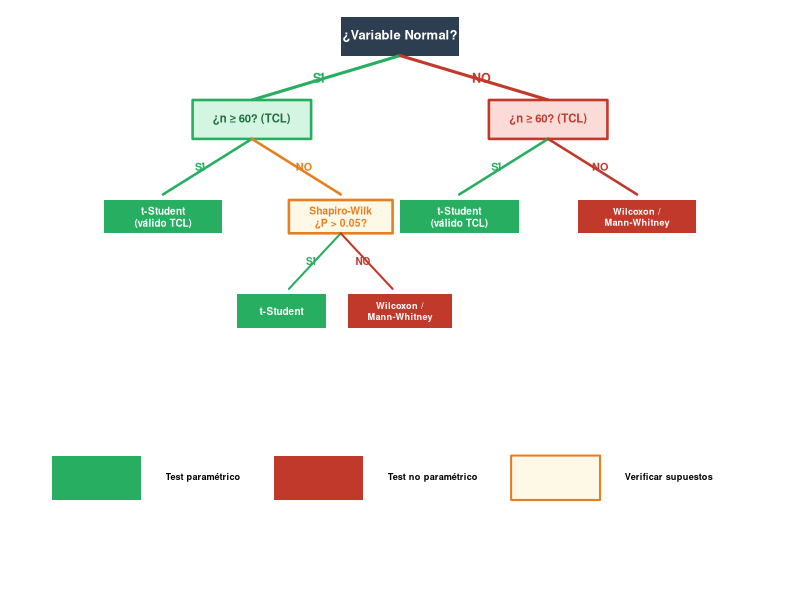
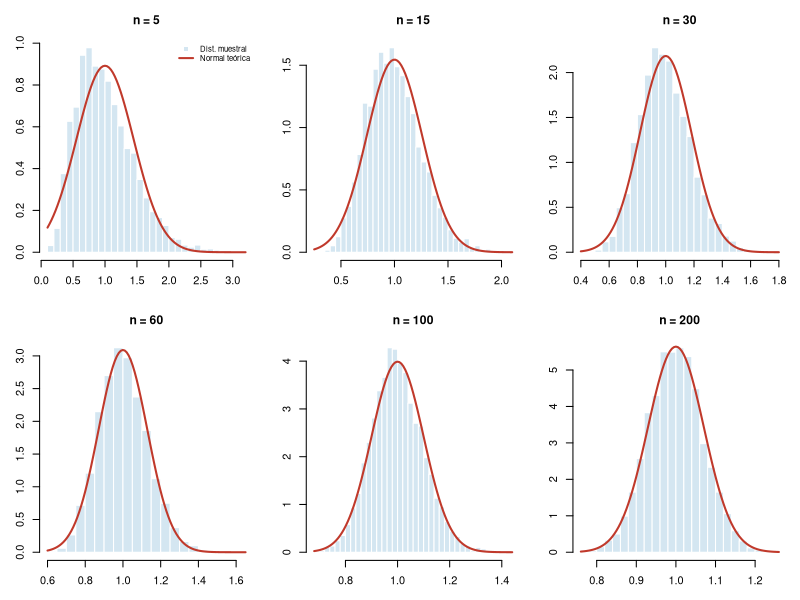
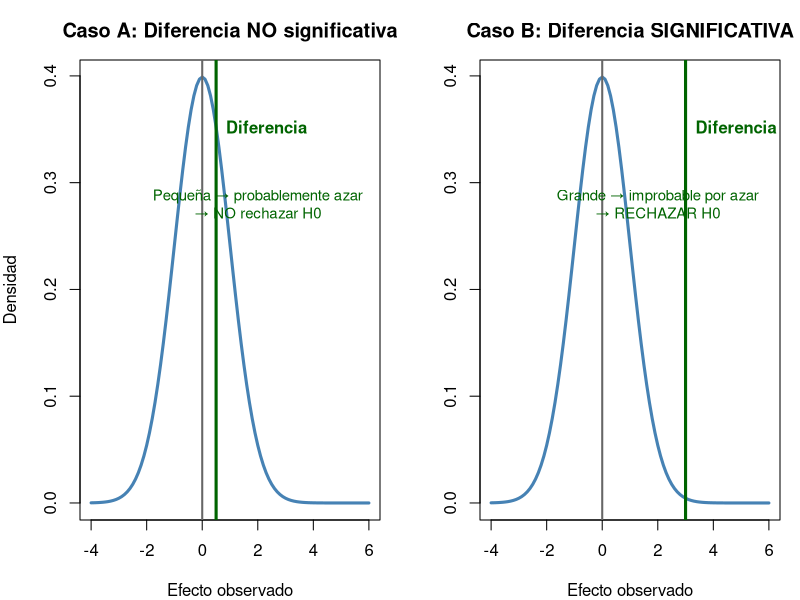
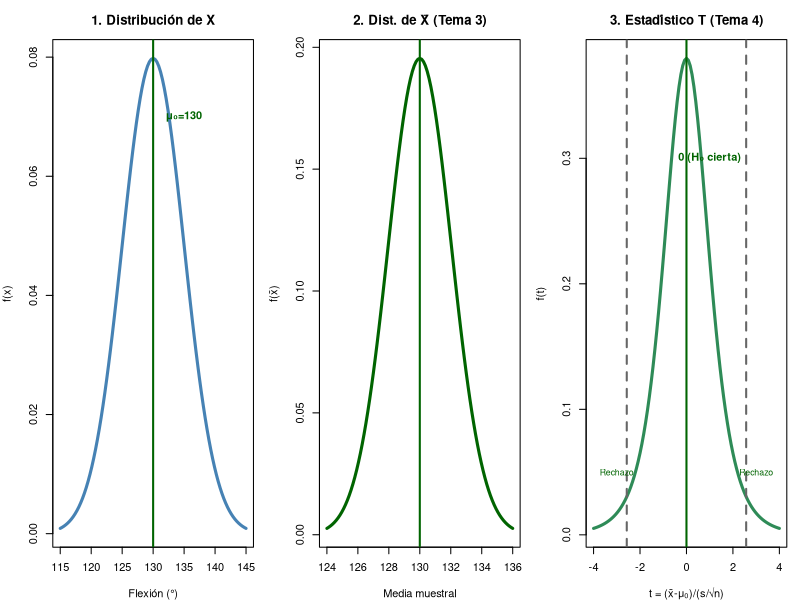
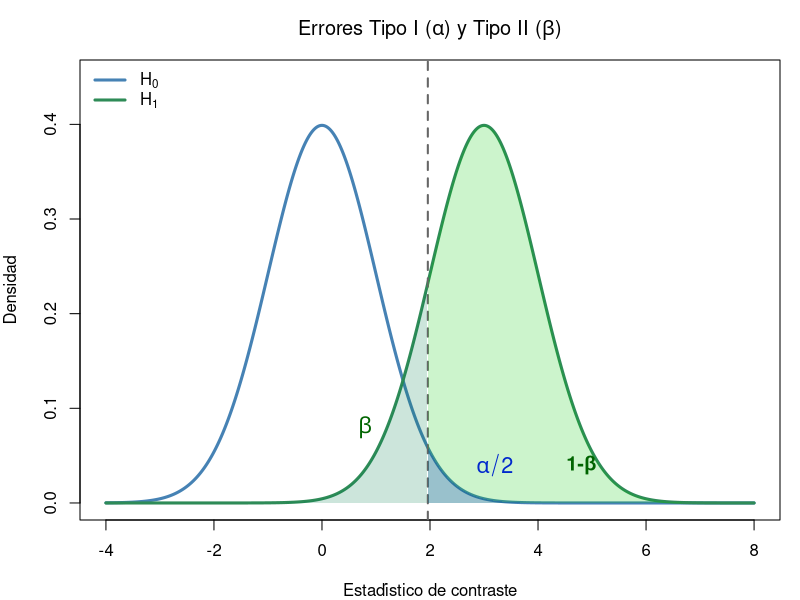
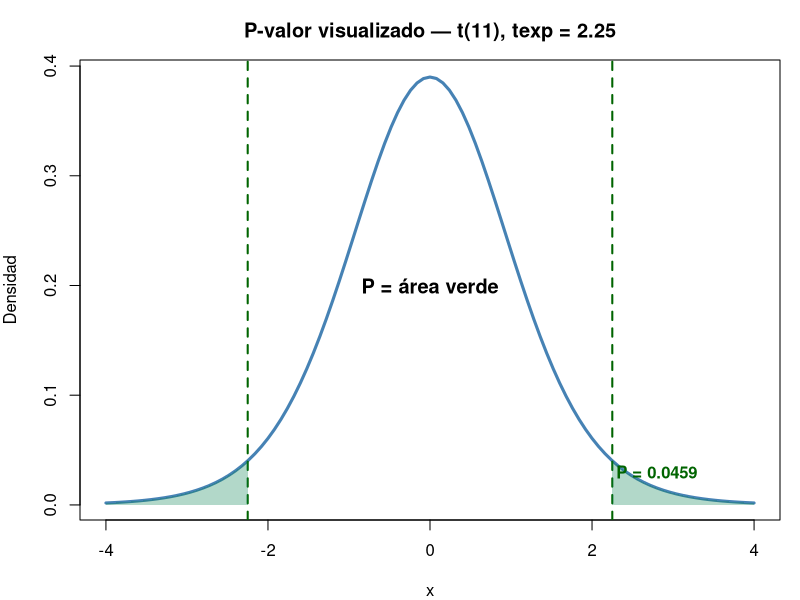
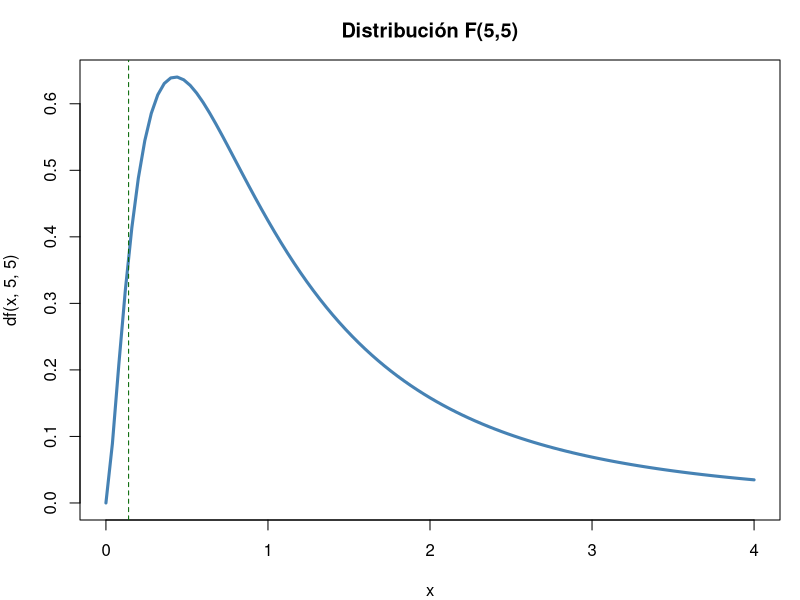
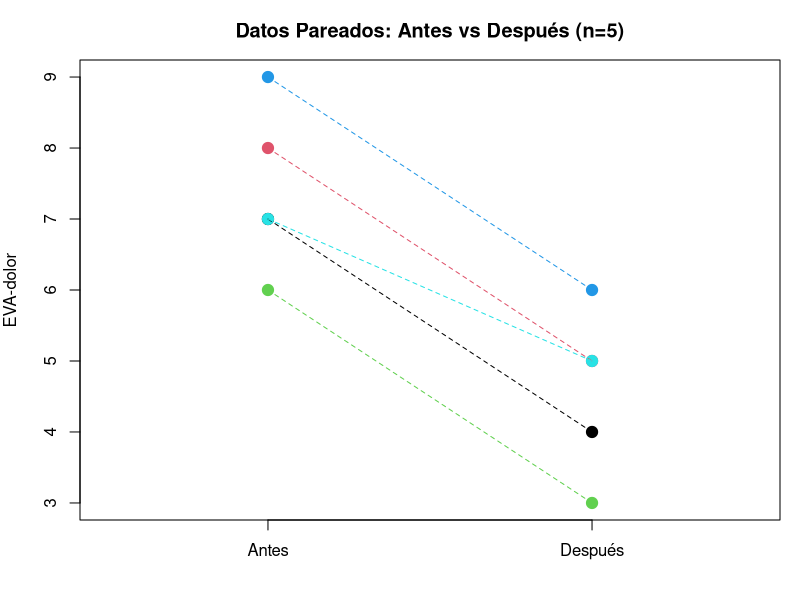

Reproduce these figures in R, in order.
## ---- chunk 1
#| fig-height: 5
#| fig-alt: "Árbol de decisión clínico para elegir el test estadístico adecuado. Empieza preguntando si la variable es Normal. Si es Normal, pregunta si n≥60. Si no es Normal, también pregunta si n≥60. Las ramas llevan a t-Student, Shapiro-Wilk o tests no paramétricos."
par(mar=c(0,0,0,0), bg=NA)
plot(NA, xlim=c(0,10), ylim=c(0,10), axes=F, xlab="", ylab="")

# ── Nodo raíz ──
rect(4.2, 9.4, 5.8, 10.1, col="#2c3e50", border=NA, lwd=0)
text(5, 9.75, "¿Variable Normal?", cex=0.78, font=2, col="white")

# Ramas principales con gradiente
segments(5, 9.4, 3, 8.6, lwd=3, col="#27ae60")
segments(5, 9.4, 7, 8.6, lwd=3, col="#c0392b")
text(3.9, 9.0, "SÍ", cex=0.75, font=2, col="#27ae60")
text(6.1, 9.0, "NO", cex=0.75, font=2, col="#c0392b")

# ── Rama SÍ ──
rect(2.2, 7.9, 3.8, 8.6, col="#d5f5e3", border="#27ae60", lwd=2.5)
text(3, 8.25, "¿n ≥ 60? (TCL)", cex=0.68, font=2, col="#1e6e3e")
segments(3, 7.9, 1.8, 6.9, lwd=2.5, col="#27ae60")
segments(3, 7.9, 4.2, 6.9, lwd=2.5, col="#e67e22")
text(2.3, 7.4, "SÍ", cex=0.65, font=2, col="#27ae60")
text(3.7, 7.4, "NO", cex=0.65, font=2, col="#e67e22")

# Hoja: t-Student (válido TCL)
rect(1.0, 6.2, 2.6, 6.8, col="#27ae60", border=NA)
text(1.8, 6.5, "t-Student\n(válido TCL)", cex=0.6, font=2, col="white")

# Nodo intermedio: Shapiro
rect(3.5, 6.2, 4.9, 6.8, col="#fef9e7", border="#e67e22", lwd=2.5)
text(4.2, 6.5, "Shapiro-Wilk\n¿P > 0.05?", cex=0.62, font=2, col="#e67e22")
segments(4.2, 6.2, 3.5, 5.2, lwd=2, col="#27ae60")
segments(4.2, 6.2, 4.9, 5.2, lwd=2, col="#c0392b")
text(3.8, 5.7, "SÍ", cex=0.6, font=2, col="#27ae60")
text(4.5, 5.7, "NO", cex=0.6, font=2, col="#c0392b")

# Hojas Shapiro
rect(2.8, 4.5, 4.0, 5.1, col="#27ae60", border=NA)
text(3.4, 4.8, "t-Student", cex=0.6, font=2, col="white")
rect(4.3, 4.5, 5.7, 5.1, col="#c0392b", border=NA)
text(5.0, 4.8, "Wilcoxon /\nMann-Whitney", cex=0.55, font=2, col="white")

# ── Rama NO ──
rect(6.2, 7.9, 7.8, 8.6, col="#fadbd8", border="#c0392b", lwd=2.5)
text(7, 8.25, "¿n ≥ 60? (TCL)", cex=0.68, font=2, col="#c0392b")
segments(7, 7.9, 5.8, 6.9, lwd=2.5, col="#27ae60")
segments(7, 7.9, 8.2, 6.9, lwd=2.5, col="#c0392b")
text(6.3, 7.4, "SÍ", cex=0.65, font=2, col="#27ae60")
text(7.7, 7.4, "NO", cex=0.65, font=2, col="#c0392b")

# Hojas rama NO
rect(5.0, 6.2, 6.6, 6.8, col="#27ae60", border=NA)
text(5.8, 6.5, "t-Student\n(válido TCL)", cex=0.6, font=2, col="white")
rect(7.4, 6.2, 9.0, 6.8, col="#c0392b", border=NA)
text(8.2, 6.5, "Wilcoxon /\nMann-Whitney", cex=0.55, font=2, col="white")

# ── Leyenda ──
rect(0.3, 1.4, 1.5, 2.2, col="#27ae60", border=NA)
text(1.7, 1.8, "Test paramétrico", cex=0.55, pos=4, font=2)
rect(3.3, 1.4, 4.5, 2.2, col="#c0392b", border=NA)
text(4.7, 1.8, "Test no paramétrico", cex=0.55, pos=4, font=2)
rect(6.5, 1.4, 7.7, 2.2, col="#fef9e7", border="#e67e22", lwd=2)
text(7.9, 1.8, "Verificar supuestos", cex=0.55, pos=4, font=2)
## ---- chunk 2
#| fig-height: 5.5
par(mfrow=c(2,3), mar=c(3,3,3,1))
set.seed(123)
ns <- c(5, 15, 30, 60, 100, 200)
for(i in 1:length(ns)){
  n <- ns[i]
  medias <- replicate(5000, mean(rexp(n, rate=1)))  # exponencial (muy asimétrica)
  hist(medias, col="#d4e6f1", border="white", freq=FALSE, breaks=30,
       main=paste0("n = ", n), xlab=expression(bar(x)), cex.main=1.1)
  curve(dnorm(x, mean=1, sd=1/sqrt(n)), add=T, col="#c0392b", lwd=2)
  if(i==1) legend("topright", c("Dist. muestral", "Normal teórica"),
                  col=c("#d4e6f1","#c0392b"), lwd=c(NA,2), pch=c(15,NA), bty="n", cex=0.7)
}
par(mfrow=c(1,1))
## ---- chunk 3
#| fig-height: 5
set.seed(123)
par(mfrow=c(1,2), mar=c(4,4,3,1))
# Escenario A: Diferencia pequeña (ruido)
curve(dnorm(x, 0, 1), -4, 6, lwd=3, col="steelblue", ylab="Densidad",
      main="Caso A: Diferencia NO significativa", xlab="Efecto observado")
abline(v=0, lwd=2, col="grey40"); abline(v=0.5, lwd=3, col="darkgreen")
text(0.5, 0.35, "Diferencia", col="darkgreen", pos=4, font=2)
text(2, 0.28, "Pequeña → probablemente azar\n→ NO rechazar H0", col="darkgreen", cex=0.9)
# Escenario B: Diferencia grande (señal)
curve(dnorm(x, 0, 1), -4, 6, lwd=3, col="steelblue", ylab="",
      main="Caso B: Diferencia SIGNIFICATIVA", xlab="Efecto observado")
abline(v=0, lwd=2, col="grey40"); abline(v=3, lwd=3, col="darkgreen")
text(3, 0.35, "Diferencia", col="darkgreen", pos=4, font=2)
text(2, 0.28, "Grande → improbable por azar\n→ RECHAZAR H0", col="darkgreen", cex=0.9)
par(mfrow=c(1,1))
## ---- chunk 4
n<-12; xbar<-189.76; s<-62.02
cat("Caso a (mu0=200): t =", round((xbar-200)/(s/sqrt(n)),3),
    "P =", round(2*pt(-abs((xbar-200)/(s/sqrt(n))),11),4),
    "\nCaso b (mu0=230): t =", round((xbar-230)/(s/sqrt(n)),3),
    "P =", round(2*pt(-abs((xbar-230)/(s/sqrt(n))),11),4))
## ---- chunk 5
#| fig-height: 5
par(mfrow=c(1,3), mar=c(4,4,3,1))

# Panel 1: Distribución de X (datos originales)
curve(dnorm(x, 130, 5), 115, 145, lwd=3, col="steelblue",
      main="1. Distribución de X", xlab="Flexión (°)", ylab="f(x)")
abline(v=130, col="darkgreen", lwd=2); text(135, 0.07, "μ₀=130", col="darkgreen", font=2)

# Panel 2: Distribución de la media muestral (T3)
curve(dnorm(x, 130, 5/sqrt(6)), 124, 136, lwd=3, col="darkgreen",
      main="2. Dist. de X̄ (Tema 3)", xlab="Media muestral", ylab="f(x̄)")
abline(v=130, col="darkgreen", lwd=2); text(131, 0.9, "μ=130", col="darkgreen", font=2)

# Panel 3: Estadístico de contraste T (T4 — estandarizado bajo H₀)
curve(dt(x, 5), -4, 4, lwd=3, col="seagreen",
      main="3. Estadístico T (Tema 4)", xlab="t = (x̄-μ₀)/(s/√n)", ylab="f(t)")
abline(v=0, col="darkgreen", lwd=2); text(1, 0.3, "0 (H₀ cierta)", col="darkgreen", font=2)
# Marcar región de rechazo
t_crit <- qt(0.975, 5)
abline(v=c(-t_crit, t_crit), col="grey40", lty=2, lwd=2)
text(3, 0.05, "Rechazo", col="darkgreen", cex=0.8)
text(-3, 0.05, "Rechazo", col="darkgreen", cex=0.8)

par(mfrow=c(1,1))
## ---- chunk 6
#| fig-height: 5
#| fig-alt: "Visualización de los errores Tipo I (alfa) y Tipo II (beta) con dos distribuciones normales solapadas. La distribución bajo H0 en azul (centrada en 0) y bajo H1 en verde (centrada en 3). El área azul a la derecha de la línea crítica vertical es alfa (error Tipo I), el área verde a la izquierda es beta (error Tipo II), y el área verde a la derecha es la potencia (1-beta)."
# Visualización de errores con dos distribuciones
par(mar=c(4,4,3,1))
x <- seq(-4, 8, 0.01)
y_H0 <- dnorm(x, 0, 1)     # Distribución bajo H0
y_H1 <- dnorm(x, 3, 1)     # Distribución bajo H1 (efecto real)
plot(x, y_H0, type="l", lwd=3, col="steelblue", ylab="Densidad",
     main=expression(paste("Errores Tipo I (", alpha, ") y Tipo II (", beta, ")")),
     ylim=c(0,0.45), xlab="Estadístico de contraste")
lines(x, y_H1, lwd=3, col="seagreen")
t_crit <- qnorm(0.975)  # 1.96
abline(v=t_crit, col="grey40", lty=2, lwd=2)
# α — cola derecha bajo H0
xf <- seq(t_crit, 8, 0.01); yf <- dnorm(xf, 0, 1)
polygon(c(xf, rev(xf)), c(yf, rep(0,length(yf))), col=rgb(0,0,1,0.25), border=NA)
text(3.2, 0.04, expression(alpha/2), col="blue", cex=1.3, font=2)
# β — bajo H1 a la izquierda de t_crit
xf <- seq(-4, t_crit, 0.01); yf <- dnorm(xf, 3, 1)
polygon(c(xf, rev(xf)), c(yf, rep(0,length(yf))), col=rgb(0,0.5,0.3,0.2), border=NA)
text(0.8, 0.08, expression(beta), col="darkgreen", cex=1.3, font=2)
# Potencia (1-β)
xf <- seq(t_crit, 8, 0.01); yf <- dnorm(xf, 3, 1)
polygon(c(xf, rev(xf)), c(yf, rep(0,length(yf))), col=rgb(0,0.8,0,0.2), border=NA)
text(4.8, 0.04, "1-β", col="darkgreen", cex=1.2, font=2)
legend("topleft", c(expression(H[0]), expression(H[1])), col=c("steelblue","seagreen"), lwd=3, bty="n")
## ---- chunk 7
#| fig-height: 4.5
# Visualización del P-valor
curve(dt(x, 11), -4, 4, lwd=3, col="steelblue", ylab="Densidad",
      main="P-valor visualizado — t(11), texp = 2.25")
abline(v=c(-2.25, 2.25), col="darkgreen", lwd=2, lty=2)
# Área del P-valor (dos colas)
xr <- seq(2.25, 4, 0.01); yr <- dt(xr, 11)
polygon(c(xr, rev(xr)), c(yr, rep(0,length(yr))), col=rgb(0,0.5,0.3,0.3), border=NA)
xl <- seq(-4, -2.25, 0.01); yl <- dt(xl, 11)
polygon(c(xl, rev(xl)), c(yl, rep(0,length(yl))), col=rgb(0,0.5,0.3,0.3), border=NA)
text(0, 0.2, "P = área verde", font=2, cex=1.2)
text(2.8, 0.03, paste0("P = ", round(2*pt(-2.25,11),4)), col="darkgreen", font=2)
## ---- chunk 8
x<-c(125,132,128,135,130,126); t<-(mean(x)-130)/(sd(x)/sqrt(6))
cat("t =", round(t,3), "→ P(t) =", round(2*pt(-abs(t),5),4),
    "\nP(z aprox) =", round(2*pnorm(-abs(t)),4))
## ---- chunk 9
x <- c(125,132,128,135,130,126)
t.test(x, mu = 130)
# BioEstatR: testt(m = mean(x), s = sd(x), n = length(x), m0 = 130)
## ---- chunk 10
x<-48; n<-287; p0<-0.22
z<-(abs(x - n*p0) - 0.5)/sqrt(n*p0*(1-p0))
P<-2*pnorm(-abs(z))
cat("z =", round(z,3), "P =", round(P,4))
## ---- chunk 11
x<-47; n<-50; p0<-0.95
z<-(x/n-p0)/sqrt(p0*(1-p0)/n)
cat("z =", round(z,3), "P =", round(2*pnorm(-abs(z)),4),
    "\nNo significativo: 94% no difiere de 95% (P = 0.745)")
## ---- chunk 12
g1<-c(125,132,128,135,130,126); g2<-c(140,148,142,155,138,150,145)
t.test(g1, g2)                     # Welch (recomendado — por defecto en R)
t.test(g1, g2, var.equal = TRUE)   # Student (solo si σ₁² = σ₂²)
## ---- chunk 13
var.test(g1, g2)
# P > 0.05 → varianzas iguales → Student
# P ≤ 0.05 → varianzas distintas → Welch
## ---- chunk 14
#| fig-height: 4.5
curve(df(x,5,5), 0, 4, lwd=3, col="steelblue", main="Distribución F(5,5)")
abline(v=c(qf(0.025,5,5), qf(0.975,5,5)), col="darkgreen", lty=2)
## ---- chunk 15
x1<-30; n1<-50; x2<-18; n2<-50
p_pool<-(x1+x2)/(n1+n2)
z<-(x1/n1-x2/n2)/sqrt(p_pool*(1-p_pool)*(1/n1+1/n2))
cat("z =", round(z,3), "P =", round(2*pnorm(-abs(z)),4),
    "\nDiferencia significativa: A > B (P = 0.016)")
## ---- chunk 16
#| fig-height: 4.5
a<-c(7,8,6,9,7); d<-c(4,5,3,6,5)
plot(rep(1:2,each=5), c(a,d), pch=19, col=rep(1:5,2), cex=1.5,
     xaxt="n", xlim=c(0.5,2.5), xlab="", ylab="EVA-dolor",
     main="Datos Pareados: Antes vs Después (n=5)")
axis(1, at=1:2, labels=c("Antes","Después"))
for(i in 1:5) lines(c(1,2), c(a[i],d[i]), col=i, lty=2)
## ---- chunk 17
a<-c(7,8,6,9,7); d<-c(4,5,3,6,5)
t.test(a, d, paired=TRUE)
# BioEstatR: testt(m = a, m1 = d, par = TRUE)
## ---- chunk 18
n12<-15; n21<-31
chi2<-(abs(n12-n21)-1)^2/(n12+n21)
P<-pchisq(chi2,1,lower.tail=FALSE)
cat("chi2 =", round(chi2,3), "P =", round(P,4),
    "\nTerapia B significativamente superior (P = 0.027)")
## ---- chunk 19
x <- c(122, 135, 128, 141, 131, 126, 146, 139)
theta0 <- 130
D <- x - theta0
cat("Diferencias Di:", D)
## ---- chunk 20
# Cálculo manual en R
Di <- x - theta0
absDi <- abs(Di)
rangos <- rank(absDi)
Wplus <- sum(rangos[Di > 0])
Wminus <- sum(rangos[Di < 0])
E_W <- length(x) * (length(x)+1) / 4
Var_W <- length(x) * (length(x)+1) * (2*length(x)+1) / 24
Z_manual <- (Wplus - E_W) / sqrt(Var_W)
P_manual <- 2 * pnorm(-abs(Z_manual))
cat(sprintf("W+ = %.0f | E[W+] = %.0f | Var(W+) = %.0f", Wplus, E_W, Var_W),
    sprintf("\nZ = %.3f | P = %.4f", Z_manual, P_manual),
    "\n--- Verificación con wilcox.test ---")
wt <- wilcox.test(x, mu = theta0, exact = FALSE)
cat(sprintf("V = %.0f | P = %.4f", wt$statistic, wt$p.value))
## ---- chunk 21
pre  <- c(7, 8, 6, 9, 7, 8)
post <- c(4, 5, 3, 6, 5, 4)
d <- post - pre
cat("Diferencias:", d)
## ---- chunk 22
# Verificación con R
wt_paired <- wilcox.test(post, pre, paired = TRUE, exact = FALSE)
cat(sprintf("W+ = %.1f | P = %.6f", wt_paired$statistic, wt_paired$p.value),
    "\nTodos los pacientes mejoraron → P < 0.05 (efecto significativo)")
## ---- chunk 23
# Cálculo manual en R
grupoA <- c(55, 62, 48, 70, 52)
grupoB <- c(72, 68, 75, 80, 65, 78)
todos <- c(grupoA, grupoB)
rangos <- rank(todos)
R_A <- sum(rangos[1:5])
R_B <- sum(rangos[6:11])
U_A <- R_A - 5*6/2
U_B <- R_B - 6*7/2
U <- min(U_A, U_B)
E_U <- 5*6/2
Var_U <- 5*6*12/12
Z_U <- (U - E_U) / sqrt(Var_U)
P_U <- 2 * pnorm(-abs(Z_U))
cat(sprintf("R_A=%.0f | R_B=%.0f | U_A=%.0f | U_B=%.0f | U=%.0f", R_A,R_B,U_A,U_B,U),
    sprintf("\nE[U]=%.0f | Var(U)=%.0f | Z=%.3f | P=%.4f", E_U, Var_U, Z_U, P_U),
    "\n--- Verificación con wilcox.test ---")
wt_mw <- wilcox.test(grupoA, grupoB, exact = FALSE)
cat(sprintf("W = %.0f | P = %.4f", wt_mw$statistic, wt_mw$p.value))
## ---- chunk 24
# Ejemplo signed-rank (una muestra) — datos de ROM
x <- c(122, 135, 128, 141, 131, 126, 146, 139)
cat("=== Wilcoxon signed-rank (una muestra) ===")
wilcox.test(x, mu = 130, exact = FALSE)

# Ejemplo Mann-Whitney (dos muestras independientes)
grupoA <- c(55, 62, 48, 70, 52)
grupoB <- c(72, 68, 75, 80, 65, 78)
cat("\n=== Mann-Whitney U ===")
wilcox.test(grupoA, grupoB, exact = FALSE)
## ---- chunk 25
delta<-5; s<-12; z_a<-qnorm(0.975); z_b<-qnorm(0.80)
n<-ceiling(2*(z_a+z_b)^2*s^2/delta^2)
cat("n por grupo =", n, "→ n total =", 2*n)
# BioEstatR: nm(d = 5, s = 12, potencia = 0.80)        # medias
# BioEstatR: np(x = c(30,18), n = c(50,50), d = 0.05)  # proporciones
## ---- chunk 26
delta<-5; s<-12; z_a<-qnorm(0.975); z_b<-qnorm(0.80)
n<-ceiling(2*(z_a+z_b)^2*s^2/delta^2)
cat("n =", n, "por grupo (total =", 2*n, ")")
## ---- chunk 27
# Simulamos datos con las estadísticas dadas
set.seed(42)
jovenes <- rnorm(20, 450, 89)
ancianos <- rnorm(16, 380, 96)
var.test(jovenes, ancianos)
## ---- chunk 28
# Student (varianzas iguales)
t.test(jovenes, ancianos, var.equal = TRUE)
# Welch (por seguridad, siempre recomendado)
t.test(jovenes, ancianos)
## ---- chunk 29
x1 <- 450; x2 <- 380; s1 <- 89; s2 <- 96; n1 <- 20; n2 <- 16
sp <- sqrt(((n1-1)*s1^2 + (n2-1)*s2^2) / (n1+n2-2))
dc <- (x1 - x2) / sp
t_val <- (x1 - x2) / (sp * sqrt(1/n1 + 1/n2))
omega2 <- (t_val^2 - 1) / (t_val^2 + n1 + n2 - 1)
cat("s_p =", round(sp,1), "\nd de Cohen =", round(dc,2),
    "→", ifelse(abs(dc)>=0.8,"GRANDE",ifelse(abs(dc)>=0.5,"MEDIANO","PEQUEÑO")),
    "\nOmega² =", round(omega2,3), "→", round(omega2*100,1), "% varianza explicada")
## ---- chunk 30
#| fig-height: 7.5
par(mar = c(2, 1, 3, 1), bg = "white")
layout(matrix(c(1,1,2,3), 2, 2, byrow = TRUE), heights = c(1, 3))

# ── PANEL SUPERIOR: Pregunta raíz ──
par(mar = c(0, 0, 0, 0))
plot(NA, xlim = c(0, 10), ylim = c(0, 1.5), axes = FALSE, xlab = "", ylab = "")
rect(2.5, 0.5, 7.5, 1.3, col = "#2c3e50", border = NA, lwd = 0)
text(5, 0.9, "¿Qué tipo de variable?", font = 2, cex = 1.5, col = "white")
arrows(5, 0.5, 5, 0.15, lwd = 3, col = "#2c3e50", length = 0.1)

# ── PANEL IZQUIERDO: Variables Continuas ──
par(mar = c(0, 1, 0, 1))
plot(NA, xlim = c(0, 10), ylim = c(0, 10), axes = FALSE, xlab = "", ylab = "")
# Title
rect(1, 9, 9, 9.8, col = "#2980b9", border = NA)
text(5, 9.4, "Variable CONTINUA", font = 2, cex = 1, col = "white")
text(5, 8.7, "ROM, fuerza, dolor, EVA, grados...", cex = 0.7, col = "#555")

# 3 columns
col_x <- c(2, 5, 8)  # centers of 3 columns

for (i in 1:3) {
  # Arrow from title to column
  segments(col_x[i], 8.7, col_x[i], 8, lwd = 2, col = "#2980b9")
  arrows(col_x[i], 8, col_x[i], 7.85, lwd = 0, col = "#2980b9", length = 0.08)
}

# Column 1: 1 muestra
rect(col_x[1]-1.3, 6.8, col_x[1]+1.3, 7.8, col = "#ecf0f1", border = "#2980b9", lwd = 2)
text(col_x[1], 7.3, "1 muestra", font = 2, cex = 0.9, col = "#2c3e50")
# Arrow down
segments(col_x[1], 6.8, col_x[1], 6, lwd = 1.5, col = "#2c3e50")
# Condition: ¿Normal?
rect(col_x[1]-1.3, 5, col_x[1]+1.3, 6, col = "#e8f8f5", border = "#1abc9c", lwd = 1.5)
text(col_x[1], 5.5, "¿Normal?", font = 2, cex = 0.75, col = "#1abc9c")
# Branches Sí/No
arrows(col_x[1]-0.8, 5, col_x[1]-0.8, 3.5, lwd = 1.5, col = "#27ae60", length = 0.1)
arrows(col_x[1]+0.8, 5, col_x[1]+0.8, 3.5, lwd = 1.5, col = "#e67e22", length = 0.1)
text(col_x[1]-1.1, 4.3, "Sí", cex = 0.6, col = "#27ae60", font = 2)
text(col_x[1]+0.5, 4.3, "No", cex = 0.6, col = "#e67e22", font = 2)
# Test boxes
rect(col_x[1]-1.8, 1.5, col_x[1], 3.2, col = "#27ae60", border = NA)
text(col_x[1]-0.9, 2.35, "t.test\n(x, mu=...)", font = 2, cex = 0.7, col = "white")
rect(col_x[1]+0.1, 1.5, col_x[1]+1.8, 3.2, col = "#e67e22", border = NA)
text(col_x[1]+0.95, 2.35, "wilcox.test\n(x, mu=...)", font = 2, cex = 0.7, col = "white")

# Column 2: 2 muestras independientes
rect(col_x[2]-1.7, 6.8, col_x[2]+1.7, 7.8, col = "#ecf0f1", border = "#2980b9", lwd = 2)
text(col_x[2], 7.3, "2 muestras indep.", font = 2, cex = 0.9, col = "#2c3e50")
segments(col_x[2], 6.8, col_x[2], 6, lwd = 1.5, col = "#2c3e50")
rect(col_x[2]-1.7, 5, col_x[2]+1.7, 6, col = "#e8f8f5", border = "#1abc9c", lwd = 1.5)
text(col_x[2], 5.5, "¿Normal?", font = 2, cex = 0.75, col = "#1abc9c")
# Sí branch → ¿varianzas?
arrows(col_x[2]-1, 5, col_x[2]-1, 3.5, lwd = 1.5, col = "#27ae60", length = 0.1)
text(col_x[2]-1.3, 4.3, "Sí", cex = 0.6, col = "#27ae60", font = 2)
rect(col_x[2]-2.3, 2.3, col_x[2]-0.9, 3.5, col = "#fef9e7", border = "#f39c12", lwd = 1.2)
text(col_x[2]-1.6, 2.9, "¿σ² igual?", font = 2, cex = 0.55, col = "#e67e22")
arrows(col_x[2]-2.2, 2.3, col_x[2]-2.8, 1, lwd = 1.2, col = "#27ae60", length = 0.08)
arrows(col_x[2]-1, 2.3, col_x[2]-0.3, 1, lwd = 1.2, col = "#e74c3c", length = 0.08)
rect(col_x[2]-3.5, 0, col_x[2]-2.2, 1, col = "#27ae60", border = NA)
text(col_x[2]-2.85, 0.5, "Student", font = 2, cex = 0.55, col = "white")
rect(col_x[2]-1.2, 0, col_x[2]+0.2, 1, col = "#2980b9", border = NA)
text(col_x[2]-0.5, 0.5, "Welch", font = 2, cex = 0.55, col = "white")
# No branch → Mann-Whitney
arrows(col_x[2]+1, 5, col_x[2]+1, 3.5, lwd = 1.5, col = "#e74c3c", length = 0.1)
text(col_x[2]+1.4, 4.3, "No", cex = 0.6, col = "#e74c3c", font = 2)
rect(col_x[2]+0.1, 1.5, col_x[2]+2.7, 3.2, col = "#e74c3c", border = NA)
text(col_x[2]+1.4, 2.35, "wilcox.test\n(x, y)", font = 2, cex = 0.7, col = "white")

# Column 3: 2 muestras pareadas
rect(col_x[3]-1.5, 6.8, col_x[3]+1.5, 7.8, col = "#ecf0f1", border = "#2980b9", lwd = 2)
text(col_x[3], 7.3, "2 muestras par.", font = 2, cex = 0.9, col = "#2c3e50")
segments(col_x[3], 6.8, col_x[3], 6, lwd = 1.5, col = "#2c3e50")
rect(col_x[3]-1.5, 5, col_x[3]+1.5, 6, col = "#e8f8f5", border = "#1abc9c", lwd = 1.5)
text(col_x[3], 5.5, "¿Dif. Normal?", font = 2, cex = 0.75, col = "#1abc9c")
arrows(col_x[3]-0.8, 5, col_x[3]-0.8, 3.5, lwd = 1.5, col = "#27ae60", length = 0.1)
arrows(col_x[3]+0.8, 5, col_x[3]+0.8, 3.5, lwd = 1.5, col = "#e67e22", length = 0.1)
text(col_x[3]-1.1, 4.3, "Sí", cex = 0.6, col = "#27ae60", font = 2)
text(col_x[3]+0.5, 4.3, "No", cex = 0.6, col = "#e67e22", font = 2)
rect(col_x[3]-2, 1.5, col_x[3], 3.2, col = "#27ae60", border = NA)
text(col_x[3]-1, 2.35, "t.test\npaired=TRUE", font = 2, cex = 0.7, col = "white")
rect(col_x[3]+0.1, 1.5, col_x[3]+2, 3.2, col = "#e67e22", border = NA)
text(col_x[3]+1.05, 2.35, "wilcox.test\npaired=TRUE", font = 2, cex = 0.7, col = "white")

# ── PANEL DERECHO: Variables Categóricas ──
par(mar = c(0, 1, 0, 1))
plot(NA, xlim = c(0, 10), ylim = c(0, 10), axes = FALSE, xlab = "", ylab = "")
# Title
rect(1, 9, 9, 9.8, col = "#8e44ad", border = NA)
text(5, 9.4, "Variable CATEGÓRICA", font = 2, cex = 1, col = "white")
text(5, 8.7, "Mejoría (Sí/No), tipo de lesión, grupo...", cex = 0.7, col = "#555")

# 3 columns
for (i in 1:3) {
  segments(col_x[i], 8.7, col_x[i], 8, lwd = 2, col = "#8e44ad")
  arrows(col_x[i], 8, col_x[i], 7.85, lwd = 0, col = "#8e44ad", length = 0.08)
}

# Column 1: 1 proporción
rect(col_x[1]-1.3, 6.5, col_x[1]+1.3, 7.8, col = "#ecf0f1", border = "#8e44ad", lwd = 2)
text(col_x[1], 7.15, "1 proporción", font = 2, cex = 0.85, col = "#2c3e50")
segments(col_x[1], 6.5, col_x[1], 5, lwd = 2, col = "#27ae60")
rect(col_x[1]-1.5, 2.5, col_x[1]+1.5, 5, col = "#27ae60", border = NA)
text(col_x[1], 3.75, "prop.test\n(x, n, p=...)", font = 2, cex = 0.8, col = "white")

# Column 2: 2 proporciones independientes
rect(col_x[2]-1.7, 6.5, col_x[2]+1.7, 7.8, col = "#ecf0f1", border = "#8e44ad", lwd = 2)
text(col_x[2], 7.15, "2 prop. indep.", font = 2, cex = 0.85, col = "#2c3e50")
segments(col_x[2], 6.5, col_x[2], 5, lwd = 2, col = "#27ae60")
rect(col_x[2]-1.7, 3, col_x[2]+1.7, 5, col = "#27ae60", border = NA)
text(col_x[2], 4, "prop.test()", font = 2, cex = 0.8, col = "white")
rect(col_x[2]-1.7, 1, col_x[2]+1.7, 2.8, col = "#3498db", border = NA)
text(col_x[2], 1.9, "o χ² (Tema 5)", font = 2, cex = 0.7, col = "white")

# Column 3: 2 proporciones pareadas
rect(col_x[3]-1.5, 6.5, col_x[3]+1.5, 7.8, col = "#ecf0f1", border = "#8e44ad", lwd = 2)
text(col_x[3], 7.15, "2 prop. par.", font = 2, cex = 0.85, col = "#2c3e50")
segments(col_x[3], 6.5, col_x[3], 5, lwd = 2, col = "#27ae60")
rect(col_x[3]-1.5, 2.5, col_x[3]+1.5, 5, col = "#27ae60", border = NA)
text(col_x[3], 3.75, "mcnemar.test()", font = 2, cex = 0.8, col = "white")
## ---- chunk 31
#| fig-height: 6.5
par(mar = c(0, 0, 0, 0))
plot(NA, xlim = c(0, 12), ylim = c(0, 14), axes = FALSE, xlab = "", ylab = "")

# ── Paso 1 ──
rect(4, 13, 8, 14, col = "#2c3e50", border = NA, lwd = 0)
text(6, 13.5, "PASO 1: ¿Tipo de variable?", font = 2, cex = 1.1, col = "white")
text(6, 12.5, "EVA-dolor → Variable continua (escala 0-10)", cex = 0.85, col = "#2c3e50")
segments(6, 12.5, 6, 11.5, lwd = 2.5, col = "#2c3e50")

# ── Paso 2 ──
rect(4, 10.5, 8, 11.5, col = "#34495e", border = NA)
text(6, 11, "PASO 2: ¿Cuántas muestras?", font = 2, cex = 1.1, col = "white")
text(6, 10, "Dos muestras independientes\n(Grupo A ≠ Grupo B, pacientes distintos)", cex = 0.85, col = "#34495e")
segments(6, 10, 6, 9, lwd = 2.5, col = "#34495e")

# ── Paso 3 ── Decisión: ¿Normalidad?
rect(4, 8, 8, 9, col = "#e8f8f5", border = "#1abc9c", lwd = 2.5)
text(6, 8.5, "PASO 3: ¿Se cumple Normalidad?\n(Shapiro-Wilk en cada grupo)", font = 2, cex = 0.9, col = "#1abc9c")

# Ramas desde Paso 3
segments(4, 8.5, 1.5, 6, lwd = 2.2, col = "#1abc9c")
segments(8, 8.5, 10.5, 6, lwd = 2.2, col = "#e74c3c")

# Rama SÍ: Normalidad
rect(0.5, 5, 2.5, 6, col = "#d5f5e3", border = "#27ae60", lwd = 2)
text(1.5, 5.7, "SÍ\n(Shapiro P > 0.05)", font = 2, cex = 0.75, col = "#27ae60")
text(1.5, 5.2, "Test paramétrico", cex = 0.7)

segments(1.5, 5, 1.5, 3.2, lwd = 2, col = "#27ae60")

# Sub-rama: ¿varianzas iguales?
rect(0.5, 2.2, 2.5, 3.2, col = "#fef9e7", border = "#f39c12", lwd = 2)
text(1.5, 2.9, "¿σ² iguales?\nTest F", font = 2, cex = 0.7, col = "#e67e22")

segments(0.5, 2.7, -0.2, 1.2, lwd = 1.8, col = "#27ae60")
segments(2.5, 2.7, 3.2, 1.2, lwd = 1.8, col = "#e74c3c")

text(-0.3, 1.7, "SÍ", font = 2, cex = 0.65, col = "#27ae60")
rect(-1.2, 0.2, 0.6, 1.2, col = "#27ae60", border = NA)
text(-0.3, 0.7, "t-Student\n(var.equal=TRUE)", font = 2, cex = 0.65, col = "white")

text(3.0, 1.7, "NO", font = 2, cex = 0.65, col = "#e74c3c")
rect(2.4, 0.2, 4.2, 1.2, col = "#2980b9", border = NA)
text(3.3, 0.7, "t-Welch\n(por defecto en R)", font = 2, cex = 0.65, col = "white")

# Rama NO: No Normalidad
rect(9.5, 5, 11.5, 6, col = "#fadbd8", border = "#e74c3c", lwd = 2)
text(10.5, 5.7, "NO\n(Shapiro P ≤ 0.05)", font = 2, cex = 0.75, col = "#e74c3c")
text(10.5, 5.2, "Test no paramétrico", cex = 0.7)

segments(10.5, 5, 10.5, 3.2, lwd = 2, col = "#e74c3c")

rect(9, 2.2, 12, 3.2, col = "#e74c3c", border = NA)
text(10.5, 2.7, "Mann-Whitney U\n(wilcox.test)", font = 2, cex = 0.75, col = "white")

# ── Paso 4 ── Resultado
rect(3.8, 12.6, 8.2, 13.8, col = NA, border = "#2c3e50", lwd = 2.5, lty = 2)
text(6, 13.2, "RESULTADO DEL EJERCICIO:", cex = 0.7, font = 2, col = "#2c3e50")

# ── Resumen para este caso
rect(5, 0.5, 9, 2, col = "#f7f9fc", border = "#2c3e50", lwd = 2)
text(7, 1.6, "Para este ejercicio:", font = 2, cex = 0.8, col = "#2c3e50")
text(7, 1.1, "n_A=25, n_B=28 → Muestras moderadas.\nSi Shapiro P > 0.05 → Welch (por seguridad).\nSi Shapiro P ≤ 0.05 → Mann-Whitney U.", cex = 0.65)

# Leyenda
legend("bottomleft", c("Decisión", "Condición", "Test final"),
       fill = c("#e8f8f5", "#fef9e7", "#27ae60"),
       border = c("#1abc9c", "#f39c12", NA), cex = 0.55, bty = "n")
